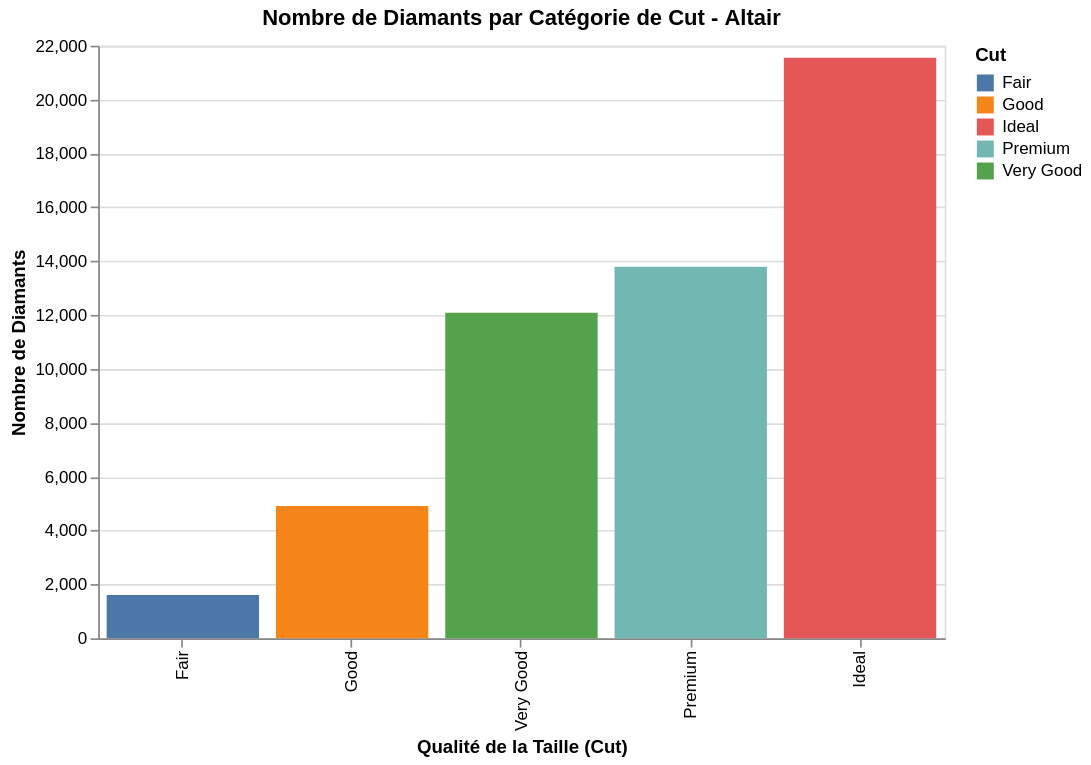

The notebook cell saved with this chart:
### Markdown cell above
### 2.4 Altair

**Commentaire :**
- Approche déclarative : on dit "je veux des barres, x = cut, y = count" et Altair se débrouille. Pas besoin de pré-calculer les counts, `count()` est directement dans l'encodage.
- Le code est très lisible, presque comme du pseudo-code.
- Graphique interactif par défaut (tooltips).
- Limitation : Altair plante au-delà de 5000 lignes sans `vegafusion` ou `alt.data_transformers.disable_max_rows()`. Ici le dataset fait ~54k lignes donc c'est obligatoire.
- Visuellement le résultat est propre, comparable à Seaborn.

### Code cell
# =====================================================
# 2.4 Diagramme à barres avec Altair
# =====================================================
import altair as alt

# Altair a une limite par défaut de 5000 lignes, on la désactive
alt.data_transformers.enable('vegafusion')

chart = alt.Chart(diamonds_df).mark_bar().encode(
    x=alt.X('cut:N', title='Qualité de la Taille (Cut)',
            sort=['Fair', 'Good', 'Very Good', 'Premium', 'Ideal']),
    y=alt.Y('count():Q', title='Nombre de Diamants'),
    color=alt.Color('cut:N', legend=alt.Legend(title='Cut')),
    tooltip=['cut:N', 'count():Q']
).properties(
    title='Nombre de Diamants par Catégorie de Cut - Altair',
    width=500,
    height=350
)

chart

### Figure 1 — Vega specification as saved in the notebook (floating-point values rounded to 4 significant figures)
{"$schema": "https://vega.github.io/schema/vega/v6.json", "data": [{"name": "source_0"}, {"name": "data_0", "values": [{"__count": 21551, "cut": "Ideal"}, {"__count": 13791, "cut": "Premium"}, {"__count": 4906, "cut": "Good"}, {"__count": 12082, "cut": "Very Good"}, {"__count": 1610, "cut": "Fair"}]}, {"name": "source_0_x_domain_cut", "values": [{"cut": "Ideal", "sort_field": 4.0}, {"cut": "Premium", "sort_field": 3.0}, {"cut": "Good", "sort_field": 1.0}, {"cut": "Very Good", "sort_field": 2.0}, {"cut": "Fair", "sort_field": 0.0}]}, {"name": "data_0_y_domain___count", "values": [{"min": 1610, "max": 21551}]}, {"name": "data_0_color_domain_cut", "values": [{"cut": "Ideal"}, {"cut": "Premium"}, {"cut": "Good"}, {"cut": "Very Good"}, {"cut": "Fair"}]}], "marks": [{"type": "rect", "name": "marks", "from": {"data": "data_0"}, "encode": {"update": {"x": {"field": "cut", "scale": "x"}, "fill": {"field": "cut", "scale": "color"}, "y2": {"value": 0, "scale": "y"}, "width": {"signal": "max(0.25, bandwidth('x'))"}, "tooltip": {"signal": "{\"cut\": isValid(datum[\"cut\"]) ? datum[\"cut\"] : \"\"+datum[\"cut\"], \"Count of Records\": format(datum[\"__count\"], \"\")}"}, "y": {"field": "__count", "scale": "y"}}}, "style": ["bar"]}], "scales": [{"name": "x", "type": "band", "domain": {"data": "source_0_x_domain_cut", "field": "cut", "sort": {"op": "max", "field": "sort_field"}}, "range": [0, {"signal": "width"}], "paddingInner": 0.1, "paddingOuter": 0.05}, {"name": "y", "type": "linear", "domain": [{"signal": "(data(\"data_0_y_domain___count\")[0] || {}).min"}, {"signal": "(data(\"data_0_y_domain___count\")[0] || {}).max"}], "range": [{"signal": "height"}, 0], "nice": true, "zero": true}, {"name": "color", "type": "ordinal", "domain": {"data": "data_0_color_domain_cut", "field": "cut", "sort": true}, "range": "category"}], "axes": [{"scale": "y", "gridScale": "x", "maxExtent": 0, "zindex": 0, "grid": true, "orient": "left", "labels": false, "aria": false, "tickCount": {"signal": "ceil(height/40)"}, "domain": false, "minExtent": 0, "ticks": false}, {"scale": "x", "labelBaseline": "middle", "zindex": 0, "orient": "bottom", "grid": false, "title": "Qualité de la Taille (Cut)", "labelAlign": "right", "labelAngle": 270}, {"scale": "y", "orient": "left", "tickCount": {"signal": "ceil(height/40)"}, "labelOverlap": true, "title": "Nombre de Diamants", "zindex": 0, "grid": false}], "title": {"text": "Nombre de Diamants par Catégorie de Cut - Altair", "frame": "group"}, "background": "white", "height": 350, "width": 500, "padding": 5, "style": "cell", "legends": [{"title": "Cut", "fill": "color", "symbolType": "square"}]}
